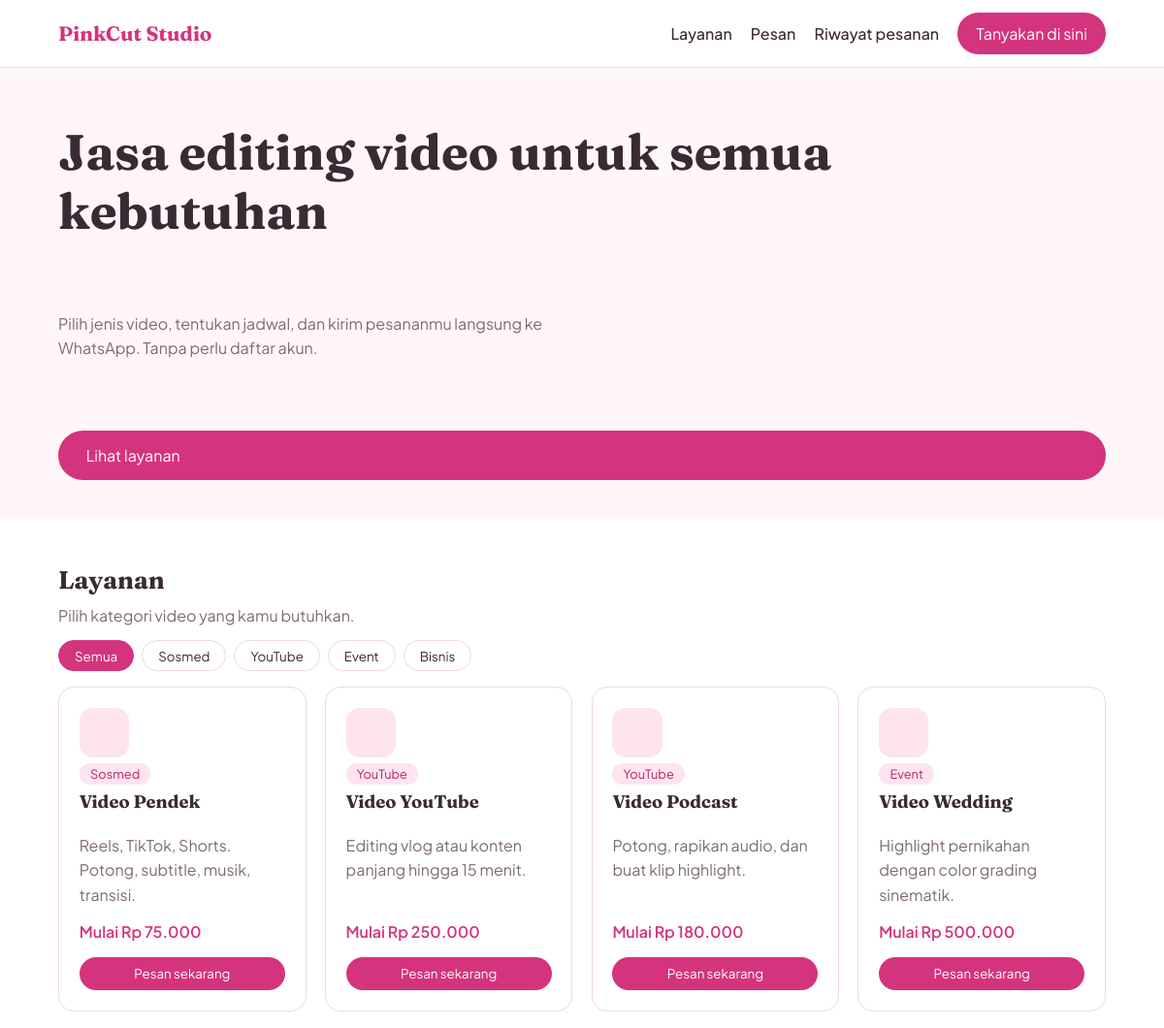
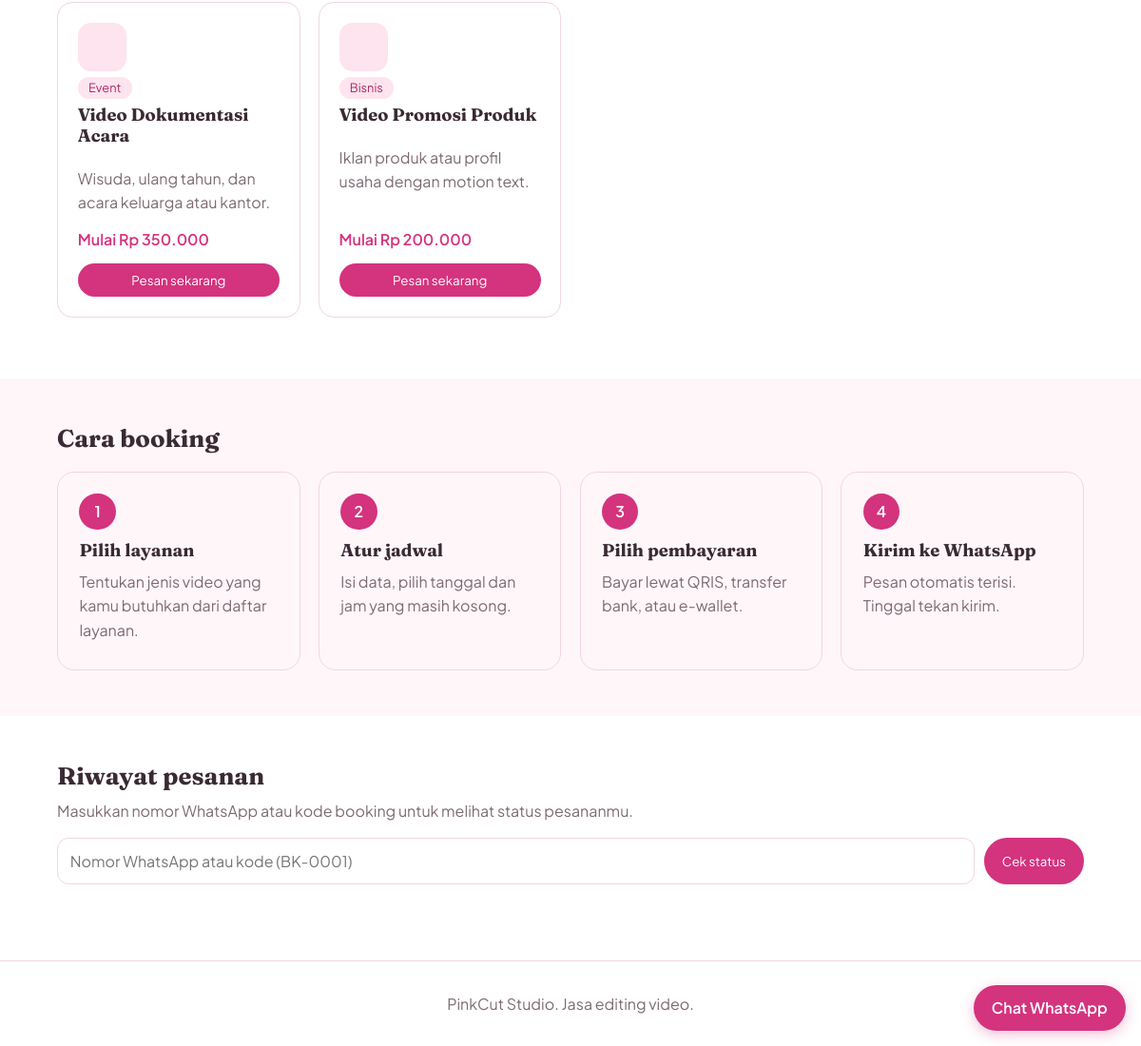
The page / on the database its author committed (2 pictures, top to bottom).
### tables this page shows
CREATE TABLE services (
  id INT AUTO_INCREMENT PRIMARY KEY,
  nama VARCHAR(100) NOT NULL,
  kategori VARCHAR(50) NOT NULL DEFAULT 'Lainnya',
  ikon VARCHAR(20) NOT NULL DEFAULT 'film',
  deskripsi TEXT,
  harga INT NOT NULL DEFAULT 0,
  aktif TINYINT(1) NOT NULL DEFAULT 1
);

### index.php (the view, shortened to what this page needs)
<?php require 'includes/functions.php'; $title='Beranda';
$sv=$pdo->query('SELECT * FROM services WHERE aktif=1 ORDER BY id')->fetchAll();
$kats=array_values(array_unique(array_column($sv,'kategori')));
$q=trim($_GET['q']??''); $hasil=null;
include 'includes/header.php'; ?>
<main>
<section class="hero"><h1>Jasa editing video untuk semua kebutuhan</h1>
<p class="muted">Pilih jenis video, tentukan jadwal, dan kirim pesananmu langsung ke WhatsApp. Tanpa perlu daftar akun.</p>
<a class="btn big" href="#layanan">Lihat layanan</a></section>
<section class="sec" id="layanan"><h2>Layanan</h2><p class="muted">Pilih kategori video yang kamu butuhkan.</p>
<div class="chips"><button class="chipb on" data-k="Semua">Semua</button>
<?php foreach($kats as $k): ?><button class="chipb" data-k="<?= e($k) ?>"><?= e($k) ?></button><?php endforeach; ?></div>
<div class="grid">
<?php foreach($sv as $s): ?>
  <div class="card" data-k="<?= e($s['kategori']) ?>"><div class="ic"><?= ic($s['ikon']) ?></div><span class="tag"><?= e($s['kategori']) ?></span>
    <h3><?= e($s['nama']) ?></h3><p class="muted"><?= e($s['deskripsi']) ?></p><p class="price">Mulai <?= rp($s['harga']) ?></p>
    <button class="btn" onclick="openOrder(<?=$s['id']?>)">Pesan sekarang</button></div>
<?php endforeach; ?></div></section>
<section class="sec" style="background:var(--tint)"><h2>Cara booking</h2>
<div class="stepsg">
  <div class="step"><span class="e"><?= ic('film') ?></span><div class="n">1</div><h3>Pilih layanan</h3><p class="muted">Tentukan jenis video yang kamu butuhkan dari daftar layanan.</p></div>
  <div class="step"><span class="e"><?= ic('calendar') ?></span><div class="n">2</div><h3>Atur jadwal</h3><p class="muted">Isi data, pilih tanggal dan jam yang masih kosong.</p></div>
  <div class="step"><span class="e"><?= ic('card') ?></span><div class="n">3</div><h3>Pilih pembayaran</h3><p class="muted">Bayar lewat QRIS, transfer bank, atau e-wallet.</p></div>
  <div class="step"><span class="e"><?= ic('chat') ?></span><div class="n">4</div><h3>Kirim ke WhatsApp</h3><p class="muted">Pesan otomatis terisi. Tinggal tekan kirim.</p></div>
</div></section>
<section class="sec" id="riwayat"><h2>Riwayat pesanan</h2>
<p class="muted">Masukkan nomor WhatsApp atau kode booking untuk melihat status pesananmu.</p>
<form class="srow" method="get" action="index.php#riwayat"><input name="q" value="<?= e($q) ?>" placeholder="Nomor WhatsApp atau kode (BK-0001)"><button class="btn">Cek status</button></form>
<div class="grid">
<?php foreach($hasil ?: [] as $b): $t=tahap($b['status']); $x=$b['status']==='Dibatalkan'; ?>
  <div class="card"><h3><?= e($b['kode']) ?> - <?= e($b['layanan']) ?></h3><p><?= tgl($b['tanggal']) ?>, pukul <?= e($b['jam']) ?> WIB</p>
    <p><span class="badge"><?= $x ? 'Dibatalkan' : ['Dalam antrian','Diproses','Selesai'][$t] ?></span></p>
    <?php if(!$x): ?><div class="trk"><span class="on"></span><i class="<?= $t>0?'on':'' ?>"></i><span class="<?= $t>0?'on':'' ?>"></span><i class="<?= $t>1?'on':'' ?>"></i><span class="<?= $t>1?'on':'' ?>"></span></div>
    <div class="trl"><span>Antrian</span><span>Diproses</span><span>Selesai</span></div><?php endif; ?></div>
<?php endforeach; ?></div></section>
</main>
<?php include 'includes/footer.php'; ?>

### includes/header.php (shortened to what this page needs)
<!DOCTYPE html>
<html lang="id"><head>
<link rel="stylesheet" href="assets/style.css">
</head><body>
<header class="nav">
  <a class="brand" href="index.php">PinkCut Studio</a>
  <nav>
    <a href="index.php#layanan">Layanan</a>
    <a href="index.php?pesan=1" data-pesan>Pesan</a>
    <a href="index.php#riwayat">Riwayat pesanan</a>
    <a class="btn" target="_blank" rel="noopener" href="<?= e(wa_link('Halo, saya mau bertanya soal jasa editing.')) ?>">Tanyakan di sini</a>
  </nav>
</header>

### includes/functions.php (shortened to what this page needs)
<?php
function e($s){ return htmlspecialchars((string)$s, ENT_QUOTES, 'UTF-8'); }
function rp($n){ return 'Rp '.number_format((int)$n,0,',','.'); }
function wa_link($msg=''){ return 'https://wa.me/'.WA.($msg ? '?text='.rawurlencode($msg) : ''); }
function ic($n){
  $P=['phone'=>'<rect x="7" y="2" width="10" height="20" rx="2"/><path d="M11 18h2"/>','play'=>'<rect x="2" y="5" width="20" height="14" rx="3"/><path d="M10 9l5 3-5 3z"/>',
  'mic'=>'<rect x="9" y="2" width="6" height="12" rx="3"/><path d="M5 11a7 7 0 0014 0M12 18v4"/>','heart'=>'<path d="M12 21s-8-5-8-11a4.5 4.5 0 018-2.8A4.5 4.5 0 0120 10c0 6-8 11-8 11z"/>',
  'calendar'=>'<rect x="3" y="4" width="18" height="17" rx="2"/><path d="M3 10h18M8 2v4M16 2v4"/>','tag'=>'<path d="M3 12V4h8l10 10-8 8z"/><circle cx="7.5" cy="8.5" r="1.2"/>',
  'film'=>'<rect x="3" y="4" width="18" height="16" rx="2"/><path d="M7 4v16M17 4v16M3 9h4M3 15h4M17 9h4M17 15h4"/>','card'=>'<rect x="2" y="5" width="20" height="14" rx="2"/><path d="M2 10h20M6 15h4"/>',
  'chat'=>'<path d="M21 12a8 8 0 01-11.6 7.1L4 20l1-4.6A8 8 0 1121 12z"/>'];
  return '<svg viewBox="0 0 24 24" aria-hidden="true">'.($P[$n] ?? $P['film']).'</svg>';
}

### includes/footer.php
<footer class="foot">PinkCut Studio. Jasa editing video.</footer>
<a class="wafab" target="_blank" rel="noopener" href="<?= e(wa_link('Halo, saya mau bertanya soal jasa editing.')) ?>">Chat WhatsApp</a>
</body></html>

### assets/style.css (style rules this page uses)
:root { --pink:#d4337e;--pink-d:#b32568;--pink-m:#f7a8c8;--pink-l:#fde4ee;--tint:#fff6fa;--ink:#3a2a33;--muted:#7d6a74;--line:#f3d5e2;--r:16px }
* { box-sizing:border-box }
body { margin:0;font-family:'Plus Jakarta Sans',system-ui,sans-serif;color:var(--ink);background:#fff;line-height:1.6 }
h1,h2,h3 { font-family:'Fraunces',Georgia,serif;line-height:1.2;margin:0 0 .5rem }
h1 { font-size:clamp(2rem,5vw,3.2rem) }
h2 { font-size:1.6rem }
h3 { font-size:1.15rem }
a { color:var(--pink) }
.muted { color:var(--muted) }
p { margin:.4rem 0 }
.nav { position:sticky;top:0;z-index:10;display:flex;align-items:center;justify-content:space-between;padding:.8rem 5vw;background:#fff;border-bottom:1px solid var(--line) }
.brand { font-family:'Fraunces',serif;font-weight:700;font-size:1.3rem;color:var(--pink);text-decoration:none }
.nav nav { display:flex;gap:1.2rem;align-items:center }
.nav nav a:not(.btn) { color:var(--ink);text-decoration:none;font-weight:500 }
.btn { display:inline-block;background:var(--pink);color:#fff!important;border:0;border-radius:999px;padding:.55rem 1.2rem;font:600 .95rem inherit;font-family:inherit;text-decoration:none;cursor:pointer }
.btn.big { padding:.8rem 1.8rem;font-size:1rem }
.hero { display:grid;grid-template-columns:1.4fr 1fr;gap:3rem;align-items:center;padding:4rem 5vw;background:var(--tint) }
.hero p { max-width:46ch;margin:1rem 0 1.5rem;color:var(--muted) }
.sec { padding:3rem 5vw }
.grid { display:grid;grid-template-columns:repeat(auto-fill,minmax(250px,1fr));gap:1.2rem;margin:1rem 0 }
.card { background:#fff;border:1px solid var(--line);border-radius:var(--r);padding:1.3rem }
.price { color:var(--pink);font-weight:600 }
input,select,textarea { font:inherit;padding:.65rem .8rem;border:1.5px solid var(--line);border-radius:12px;background:#fff;color:var(--ink);width:100% }
.foot { padding:2rem 5vw;text-align:center;color:var(--muted);border-top:1px solid var(--line) }
.wafab { position:fixed;right:1rem;bottom:1rem;background:var(--pink);color:#fff;padding:.7rem 1.2rem;border-radius:999px;font-weight:600;text-decoration:none;box-shadow:0 4px 14px rgba(212,51,126,.3) }
.hero { grid-template-columns:1fr;padding:3.5rem 5vw 2.5rem }
.nav { flex-wrap:wrap;gap:.4rem }
.nav nav { flex-wrap:wrap;gap:.4rem 1.2rem }
.chips { display:flex;flex-wrap:wrap;gap:.5rem;margin-top:.8rem }
.chipb { border:1.5px solid var(--line);background:#fff;color:var(--ink);border-radius:999px;padding:.4rem 1rem;font:500 .9rem inherit;font-family:inherit;cursor:pointer }
.chipb.on { background:var(--pink);color:#fff;border-color:var(--pink) }
.card { display:flex;flex-direction:column;gap:.4rem }
.card .price { margin-top:auto }
.ic svg,.e svg { width:1.6rem;height:1.6rem;fill:none;stroke:var(--pink);stroke-width:1.8;stroke-linecap:round;stroke-linejoin:round }
.ic { width:3.2rem;height:3.2rem;display:grid;place-items:center;background:var(--pink-l);border-radius:14px }
.tag { font-size:.8rem;color:var(--pink-d);background:var(--pink-l);border-radius:999px;padding:.05rem .7rem;align-self:flex-start }
.stepsg { display:grid;grid-template-columns:repeat(auto-fit,minmax(210px,1fr));gap:1.2rem;margin-top:1.2rem }
.step { background:var(--tint);border:1px solid var(--line);border-radius:18px;padding:1.4rem;position:relative }
.step .e { position:absolute;right:1.1rem;top:1rem }
.step .n { display:grid;place-items:center;width:2.4rem;height:2.4rem;border-radius:50%;background:var(--pink);color:#fff;font-weight:600;margin-bottom:.7rem }
.srow { display:flex;gap:.6rem;flex-wrap:wrap;margin:1rem 0 }
.srow input { flex:1;min-width:200px }

### rows shown on the page
services: kategori "Sosmed", nama "Video Pendek", deskripsi "Reels, TikTok, Shorts. Potong, subtitle, musik, transisi.", harga "Rp 75.000"
services: kategori "YouTube", nama "Video YouTube", deskripsi "Editing vlog atau konten panjang hingga 15 menit.", harga "Rp 250.000"
services: kategori "YouTube", nama "Video Podcast", deskripsi "Potong, rapikan audio, dan buat klip highlight.", harga "Rp 180.000"
services: kategori "Event", nama "Video Wedding", deskripsi "Highlight pernikahan dengan color grading sinematik.", harga "Rp 500.000"
services: kategori "Event", nama "Video Dokumentasi Acara", deskripsi "Wisuda, ulang tahun, dan acara keluarga atau kantor.", harga "Rp 350.000"
services: kategori "Bisnis", nama "Video Promosi Produk", deskripsi "Iklan produk atau profil usaha dengan motion text.", harga "Rp 200.000"

### other values the page prints
$k "Sosmed"
$k "YouTube"
$k "Event"
$k "Bisnis"
